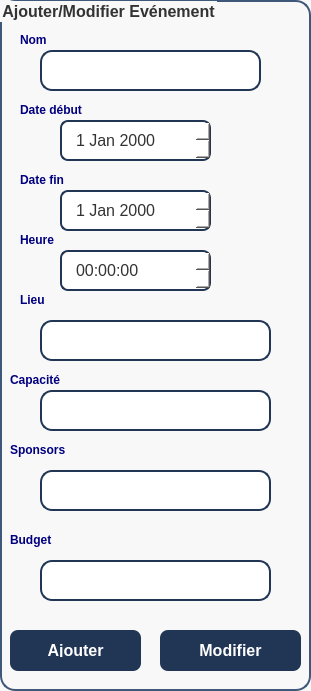
   <widget class="QGroupBox" name="groupBox">
    <property name="geometry">
     <rect>
      <x>260</x>
      <y>0</y>
      <width>311</width>
      <height>691</height>
     </rect>
    </property>
    <property name="styleSheet">
     <string notr="true">
QGroupBox {
    background: #f9f8f8;
    border: 2px solid #3e5879;
    border-radius: 15px;
    padding: 15px;
    font-size: 16px;
    font-weight: bold;
    color: #333;
}

// Set title styling
QGroupBox:title {
    subcontrol-origin: margin;
    subcontrol-position: top center;
    padding: 5px;
    color: #555;
    background: #ecf0f3;
    border-radius: 8px;
}
</string>
    </property>
    <property name="title">
     <string>Ajouter/Modifier Evénement</string>
    </property>
    <widget class="QLabel" name="label_11">
     <property name="geometry">
      <rect>
       <x>20</x>
       <y>30</y>
       <width>63</width>
       <height>20</height>
      </rect>
     </property>
     <property name="styleSheet">
      <string notr="true">QMainWindow {
    background: #3e5879; /* Main window background color */
    color: white; /* White text color */
}

QWidget {
    background: #f9f8f8; /* Background color for text areas inside the main window */
}

/* Optional: If you want text inputs like QLineEdit, QTextEdit, etc., to have a different background */
QLineEdit, QTextEdit, QPlainTextEdit {
    background: #f9f8f8; /* Text input background color */
    color: #333; /* Dark text color for readability */
}
</string>
     </property>
     <property name="text">
      <string>&lt;html&gt;&lt;head/&gt;&lt;body&gt;&lt;p&gt;&lt;span style=&quot; font-weight:700; color:#00007f;&quot;&gt;Nom&lt;/span&gt;&lt;/p&gt;&lt;/body&gt;&lt;/html&gt;</string>
     </property>
    </widget>
    <widget class="QLineEdit" name="lineedit_nom">
     <property name="geometry">
      <rect>
       <x>40</x>
       <y>50</y>
       <width>221</width>
       <height>41</height>
      </rect>
     </property>
     <property name="styleSheet">
      <string notr="true">QLineEdit {
    background: #ffffff; /* White background */
    border: 2px solid #213555; /* Blue border */
    border-radius: 12px; /* Rounded corners */
    padding: 8px;
    font-size: 13px;
    color: #3e5879; /* Dark text color */
    font-weight: bold;
    letter-spacing: 1px;
}

QLineEdit:focus {
    border: 2px solid #00bfff; /* Blue border on focus */
    background: #f5f5f5; /* Light gray background on focus */
}
</string>
     </property>
    </widget>
    <widget class="QLabel" name="label_12">
     <property name="geometry">
      <rect>
       <x>20</x>
       <y>100</y>
       <width>101</width>
       <height>20</height>
      </rect>
     </property>
     <property name="styleSheet">
      <string notr="true">QMainWindow {
    background: #3e5879; /* Main window background color */
    color: white; /* White text color */
}

QWidget {
    background: #f9f8f8; /* Background color for text areas inside the main window */
}

/* Optional: If you want text inputs like QLineEdit, QTextEdit, etc., to have a different background */
QLineEdit, QTextEdit, QPlainTextEdit {
    background: #f9f8f8; /* Text input background color */
    color: #333; /* Dark text color for readability */
}
</string>
     </property>
     <property name="text">
      <string>&lt;!DOCTYPE HTML PUBLIC &quot;-//W3C//DTD HTML 4.0//EN&quot; &quot;http://www.w3.org/TR/REC-html40/strict.dtd&quot;&gt;
&lt;html&gt;&lt;head&gt;&lt;meta name=&quot;qrichtext&quot; content=&quot;1&quot; /&gt;&lt;meta charset=&quot;utf-8&quot; /&gt;&lt;style type=&quot;text/css&quot;&gt;
p, li { white-space: pre-wrap; }
hr { height: 1px; border-width: 0; }
li.unchecked::marker { content: &quot;\2610&quot;; }
li.checked::marker { content: &quot;\2612&quot;; }
&lt;/style&gt;&lt;/head&gt;&lt;body style=&quot; font-family:'Segoe UI'; font-size:9pt; font-weight:400; font-style:normal;&quot;&gt;
&lt;p style=&quot; margin-top:0px; margin-bottom:0px; margin-left:0px; margin-right:0px; -qt-block-indent:0; text-indent:0px;&quot;&gt;&lt;span style=&quot; font-weight:700; color:#00007f;&quot;&gt;Date début&lt;/span&gt;&lt;/p&gt;&lt;/body&gt;&lt;/html&gt;</string>
     </property>
    </widget>
    <widget class="QLabel" name="label_13">
     <property name="geometry">
      <rect>
       <x>20</x>
       <y>230</y>
       <width>63</width>
       <height>20</height>
      </rect>
     </property>
     <property name="styleSheet">
      <string notr="true">QMainWindow {
    background: #3e5879; /* Main window background color */
    color: white; /* White text color */
}

QWidget {
    background: #f9f8f8; /* Background color for text areas inside the main window */
}

/* Optional: If you want text inputs like QLineEdit, QTextEdit, etc., to have a different background */
QLineEdit, QTextEdit, QPlainTextEdit {
    background: #f9f8f8; /* Text input background color */
    color: #333; /* Dark text color for readability */
}
</string>
     </property>
     <property name="text">
      <string>&lt;html&gt;&lt;head/&gt;&lt;body&gt;&lt;p&gt;&lt;span style=&quot; font-weight:700; color:#00007f;&quot;&gt;Heure&lt;/span&gt;&lt;/p&gt;&lt;/body&gt;&lt;/html&gt;</string>
     </property>
    </widget>
    <widget class="QLabel" name="label_14">
     <property name="geometry">
      <rect>
       <x>20</x>
       <y>290</y>
       <width>63</width>
       <height>20</height>
      </rect>
     </property>
     <property name="styleSheet">
      <string notr="true">QMainWindow {
    background: #3e5879; /* Main window background color */
    color: white; /* White text color */
}

QWidget {
    background: #f9f8f8; /* Background color for text areas inside the main window */
}

/* Optional: If you want text inputs like QLineEdit, QTextEdit, etc., to have a different background */
QLineEdit, QTextEdit, QPlainTextEdit {
    background: #f9f8f8; /* Text input background color */
    color: #333; /* Dark text color for readability */
}
</string>
     </property>
     <property name="text">
      <string>&lt;html&gt;&lt;head/&gt;&lt;body&gt;&lt;p&gt;&lt;span style=&quot; font-weight:700; color:#00007f;&quot;&gt;Lieu&lt;/span&gt;&lt;/p&gt;&lt;/body&gt;&lt;/html&gt;</string>
     </property>
    </widget>
    <widget class="QLineEdit" name="lineedit_lieu">
     <property name="geometry">
      <rect>
       <x>40</x>
       <y>320</y>
       <width>231</width>
       <height>41</height>
      </rect>
     </property>
     <property name="whatsThis">
      <string>&lt;html&gt;&lt;head/&gt;&lt;body&gt;&lt;p&gt;&lt;br/&gt;&lt;/p&gt;&lt;/body&gt;&lt;/html&gt;</string>
     </property>
     <property name="styleSheet">
      <string notr="true">QLineEdit {
    background: #ffffff; /* White background */
    border: 2px solid #213555; /* Blue border */
    border-radius: 12px; /* Rounded corners */
    padding: 8px;
    font-size: 13px;
    color: #3e5879; /* Dark text color */
    font-weight: bold;
    letter-spacing: 1px;
}

QLineEdit:focus {
    border: 2px solid #00bfff; /* Blue border on focus */
    background: #f5f5f5; /* Light gray background on focus */
}
</string>
     </property>
     <property name="text">
      <string/>
     </property>
    </widget>
    <widget class="QDateEdit" name="lineedit_date_fin">
     <property name="geometry">
      <rect>
       <x>60</x>
       <y>120</y>
       <width>151</width>
       <height>41</height>
      </rect>
     </property>
     <property name="styleSheet">
      <string notr="true">QDateEdit {
    background: #ffffff; /* White background */
    border: 2px solid #213555; /* Blue border */
    border-radius: 8px; /* Rounded corners */
    padding: 8px 12px;
    font-size: 16px;
    color: #333; /* Dark text color */
}

QDateEdit:focus {
    border: 2px solid #213555; /* Keep the same blue border when focused */
}
</string>
     </property>
    </widget>
    <widget class="QTimeEdit" name="lineedit_heure">
     <property name="geometry">
      <rect>
       <x>60</x>
       <y>250</y>
       <width>151</width>
       <height>41</height>
      </rect>
     </property>
     <property name="styleSheet">
      <string notr="true">QTimeEdit {
    background: #ffffff; /* White background */
    border: 2px solid #213555; /* Blue border */
    border-radius: 8px; /* Rounded corners */
    padding: 8px 12px;
    font-size: 16px;
    color: #333; /* Dark text color */
}

QTimeEdit:focus {
    border: 2px solid #213555; /* Keep the same blue border when focused */
}
</string>
     </property>
    </widget>
    <widget class="QLabel" name="label_15">
     <property name="geometry">
      <rect>
       <x>10</x>
       <y>370</y>
       <width>63</width>
       <height>20</height>
      </rect>
     </property>
     <property name="styleSheet">
      <string notr="true">QMainWindow {
    background: #3e5879; /* Main window background color */
    color: white; /* White text color */
}

QWidget {
    background: #f9f8f8; /* Background color for text areas inside the main window */
}

/* Optional: If you want text inputs like QLineEdit, QTextEdit, etc., to have a different background */
QLineEdit, QTextEdit, QPlainTextEdit {
    background: #f9f8f8; /* Text input background color */
    color: #333; /* Dark text color for readability */
}
</string>
     </property>
     <property name="text">
      <string>&lt;html&gt;&lt;head/&gt;&lt;body&gt;&lt;p&gt;&lt;span style=&quot; font-weight:700; color:#00007f;&quot;&gt;Capacité&lt;/span&gt;&lt;/p&gt;&lt;/body&gt;&lt;/html&gt;</string>
     </property>
    </widget>
    <widget class="QLineEdit" name="lineedit_capacite">
     <property name="geometry">
      <rect>
       <x>40</x>
       <y>390</y>
       <width>231</width>
       <height>41</height>
      </rect>
     </property>
     <property name="whatsThis">
      <string>&lt;html&gt;&lt;head/&gt;&lt;body&gt;&lt;p&gt;&lt;br/&gt;&lt;/p&gt;&lt;/body&gt;&lt;/html&gt;</string>
     </property>
     <property name="styleSheet">
      <string notr="true">QLineEdit {
    background: #ffffff; /* White background */
    border: 2px solid #213555; /* Blue border */
    border-radius: 12px; /* Rounded corners */
    padding: 8px;
    font-size: 13px;
    color: #3e5879; /* Dark text color */
    font-weight: bold;
    letter-spacing: 1px;
}

QLineEdit:focus {
    border: 2px solid #00bfff; /* Blue border on focus */
    background: #f5f5f5; /* Light gray background on focus */
}
</string>
     </property>
     <property name="text">
      <string/>
     </property>
    </widget>
    <widget class="QLabel" name="label_16">
     <property name="geometry">
      <rect>
       <x>10</x>
       <y>440</y>
       <width>63</width>
       <height>20</height>
      </rect>
     </property>
     <property name="styleSheet">
      <string notr="true">QMainWindow {
    background: #3e5879; /* Main window background color */
    color: white; /* White text color */
}

QWidget {
    background: #f9f8f8; /* Background color for text areas inside the main window */
}

/* Optional: If you want text inputs like QLineEdit, QTextEdit, etc., to have a different background */
QLineEdit, QTextEdit, QPlainTextEdit {
    background: #f9f8f8; /* Text input background color */
    color: #333; /* Dark text color for readability */
}
</string>
     </property>
     <property name="text">
      <string>&lt;html&gt;&lt;head/&gt;&lt;body&gt;&lt;p&gt;&lt;span style=&quot; font-weight:700; color:#00007f;&quot;&gt;Sponsors&lt;/span&gt;&lt;/p&gt;&lt;/body&gt;&lt;/html&gt;</string>
     </property>
    </widget>
    <widget class="QLineEdit" name="lineedit_sponsors">
     <property name="geometry">
      <rect>
       <x>40</x>
       <y>470</y>
       <width>231</width>
       <height>41</height>
      </rect>
     </property>
     <property name="whatsThis">
      <string>&lt;html&gt;&lt;head/&gt;&lt;body&gt;&lt;p&gt;&lt;br/&gt;&lt;/p&gt;&lt;/body&gt;&lt;/html&gt;</string>
     </property>
     <property name="styleSheet">
      <string notr="true">QLineEdit {
    background: #ffffff; /* White background */
    border: 2px solid #213555; /* Blue border */
    border-radius: 12px; /* Rounded corners */
    padding: 8px;
    font-size: 13px;
    color: #3e5879; /* Dark text color */
    font-weight: bold;
    letter-spacing: 1px;
}

QLineEdit:focus {
    border: 2px solid #00bfff; /* Blue border on focus */
    background: #f5f5f5; /* Light gray background on focus */
}
</string>
     </property>
     <property name="text">
      <string/>
     </property>
    </widget>
    <widget class="QLabel" name="label_17">
     <property name="geometry">
      <rect>
       <x>20</x>
       <y>170</y>
       <width>63</width>
       <height>20</height>
      </rect>
     </property>
     <property name="styleSheet">
      <string notr="true">QMainWindow {
    background: #3e5879; /* Main window background color */
    color: white; /* White text color */
}

QWidget {
    background: #f9f8f8; /* Background color for text areas inside the main window */
}

/* Optional: If you want text inputs like QLineEdit, QTextEdit, etc., to have a different background */
QLineEdit, QTextEdit, QPlainTextEdit {
    background: #f9f8f8; /* Text input background color */
    color: #333; /* Dark text color for readability */
}
</string>
     </property>
     <property name="text">
      <string>&lt;html&gt;&lt;head/&gt;&lt;body&gt;&lt;p&gt;&lt;span style=&quot; font-weight:700; color:#00007f;&quot;&gt;Date fin&lt;/span&gt;&lt;/p&gt;&lt;/body&gt;&lt;/html&gt;</string>
     </property>
    </widget>
    <widget class="QDateEdit" name="lineedit_date_debut">
     <property name="geometry">
      <rect>
       <x>60</x>
       <y>190</y>
       <width>151</width>
       <height>41</height>
      </rect>
     </property>
     <property name="styleSheet">
      <string notr="true">QDateEdit {
    background: #ffffff; /* White background */
    border: 2px solid #213555; /* Blue border */
    border-radius: 8px; /* Rounded corners */
    padding: 8px 12px;
    font-size: 16px;
    color: #333; /* Dark text color */
}

QDateEdit:focus {
    border: 2px solid #213555; /* Keep the same blue border when focused */
}
</string>
     </property>
    </widget>
    <widget class="QLabel" name="b">
     <property name="geometry">
      <rect>
       <x>10</x>
       <y>530</y>
       <width>63</width>
       <height>20</height>
      </rect>
     </property>
     <property name="styleSheet">
      <string notr="true">QMainWindow {
    background: #3e5879; /* Main window background color */
    color: white; /* White text color */
}

QWidget {
    background: #f9f8f8; /* Background color for text areas inside the main window */
}

/* Optional: If you want text inputs like QLineEdit, QTextEdit, etc., to have a different background */
QLineEdit, QTextEdit, QPlainTextEdit {
    background: #f9f8f8; /* Text input background color */
    color: #333; /* Dark text color for readability */
}
</string>
     </property>
     <property name="text">
      <string>&lt;html&gt;&lt;head/&gt;&lt;body&gt;&lt;p&gt;&lt;span style=&quot; font-weight:700; color:#00007f;&quot;&gt;Budget&lt;/span&gt;&lt;/p&gt;&lt;/body&gt;&lt;/html&gt;</string>
     </property>
    </widget>
    <widget class="QLineEdit" name="lineedit_budget">
     <property name="geometry">
      <rect>
       <x>40</x>
       <y>560</y>
       <width>231</width>
       <height>41</height>
      </rect>
     </property>
     <property name="whatsThis">
      <string>&lt;html&gt;&lt;head/&gt;&lt;body&gt;&lt;p&gt;&lt;br/&gt;&lt;/p&gt;&lt;/body&gt;&lt;/html&gt;</string>
     </property>
     <property name="styleSheet">
      <string notr="true">QLineEdit {
    background: #ffffff; /* White background */
    border: 2px solid #213555; /* Blue border */
    border-radius: 12px; /* Rounded corners */
    padding: 8px;
    font-size: 13px;
    color: #3e5879; /* Dark text color */
    font-weight: bold;
    letter-spacing: 1px;
}

QLineEdit:focus {
    border: 2px solid #00bfff; /* Blue border on focus */
    background: #f5f5f5; /* Light gray background on focus */
}
</string>
     </property>
     <property name="text">
      <string/>
     </property>
    </widget>
    <widget class="QPushButton" name="pushbutton_ajouter_2">
     <property name="geometry">
      <rect>
       <x>10</x>
       <y>630</y>
       <width>131</width>
       <height>41</height>
      </rect>
     </property>
     <property name="styleSheet">
      <string notr="true">QPushButton {
    background: #213555; /* Blue background */
    border: none;
    border-radius: 8px;
    padding: 14px;
    font-size: 16px;
    font-weight: bold;
    color: white;
}

QPushButton:hover {
    background: #1a2a3b; /* Darker shade of blue for hover */
}

QPushButton:pressed {
    background: #17263a; /* Even darker shade for pressed state */
}
</string>
     </property>
     <property name="text">
      <string>Ajouter</string>
     </property>
    </widget>
    <widget class="QPushButton" name="pushButton_modifier">
     <property name="geometry">
      <rect>
       <x>160</x>
       <y>630</y>
       <width>141</width>
       <height>41</height>
      </rect>
     </property>
     <property name="styleSheet">
      <string notr="true">QPushButton {
    background: #213555; /* Updated to the new blue color */
    border: none;
    border-radius: 8px;
    padding: 12px;
    font-size: 16px;
    font-weight: bold;
    color: white;
    transition: 0.3s;
}

QPushButton:hover {
    background: #1a2a3b; /* Darker shade of #213555 for hover */
}

QPushButton:pressed {
    background: #17263a; /* Even darker shade for pressed state */
}
</string>
     </property>
     <property name="text">
      <string>Modifier</string>
     </property>
    </widget>
   </widget>
